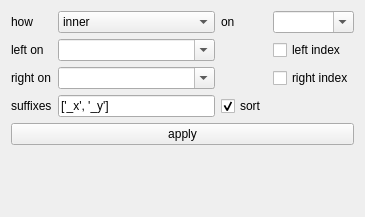
<?xml version="1.0" encoding="UTF-8"?>
<ui version="4.0">
 <class>Form</class>
 <widget class="QWidget" name="Form">
  <property name="geometry">
   <rect>
    <x>0</x>
    <y>0</y>
    <width>365</width>
    <height>217</height>
   </rect>
  </property>
  <property name="sizePolicy">
   <sizepolicy hsizetype="Preferred" vsizetype="Minimum">
    <horstretch>0</horstretch>
    <verstretch>0</verstretch>
   </sizepolicy>
  </property>
  <property name="windowTitle">
   <string>Form</string>
  </property>
  <layout class="QVBoxLayout" name="verticalLayout">
   <item>
    <layout class="QGridLayout" name="layout_2">
     <item row="0" column="0">
      <widget class="QLabel" name="label">
       <property name="text">
        <string>how</string>
       </property>
      </widget>
     </item>
     <item row="0" column="1">
      <widget class="QComboBox" name="how">
       <item>
        <property name="text">
         <string>inner</string>
        </property>
       </item>
       <item>
        <property name="text">
         <string>outer</string>
        </property>
       </item>
      </widget>
     </item>
     <item row="0" column="3">
      <widget class="QComboBox" name="on">
       <property name="editable">
        <bool>true</bool>
       </property>
      </widget>
     </item>
     <item row="0" column="2">
      <widget class="QLabel" name="label_2">
       <property name="text">
        <string>on</string>
       </property>
      </widget>
     </item>
     <item row="2" column="1">
      <widget class="QComboBox" name="right_on">
       <property name="editable">
        <bool>true</bool>
       </property>
      </widget>
     </item>
     <item row="1" column="0">
      <widget class="QLabel" name="label_3">
       <property name="text">
        <string>left on</string>
       </property>
      </widget>
     </item>
     <item row="1" column="1">
      <widget class="QComboBox" name="left_on">
       <property name="editable">
        <bool>true</bool>
       </property>
      </widget>
     </item>
     <item row="3" column="0">
      <widget class="QLabel" name="label_7">
       <property name="text">
        <string>suffixes</string>
       </property>
      </widget>
     </item>
     <item row="3" column="2">
      <widget class="QCheckBox" name="sort">
       <property name="text">
        <string>sort</string>
       </property>
       <property name="checked">
        <bool>true</bool>
       </property>
      </widget>
     </item>
     <item row="3" column="1">
      <layout class="QHBoxLayout" name="horizontalLayout">
       <item>
        <widget class="QLineEdit" name="suffixes">
         <property name="text">
          <string>['_x', '_y']</string>
         </property>
        </widget>
       </item>
      </layout>
     </item>
     <item row="2" column="0">
      <widget class="QLabel" name="label_4">
       <property name="text">
        <string>right on</string>
       </property>
      </widget>
     </item>
     <item row="1" column="3">
      <widget class="QCheckBox" name="left_index">
       <property name="text">
        <string>left index</string>
       </property>
      </widget>
     </item>
     <item row="2" column="3">
      <widget class="QCheckBox" name="right_index">
       <property name="text">
        <string>right index</string>
       </property>
      </widget>
     </item>
    </layout>
   </item>
   <item>
    <widget class="QPushButton" name="apply">
     <property name="text">
      <string>apply</string>
     </property>
    </widget>
   </item>
   <item>
    <spacer name="verticalSpacer">
     <property name="orientation">
      <enum>Qt::Vertical</enum>
     </property>
     <property name="sizeHint" stdset="0">
      <size>
       <width>20</width>
       <height>0</height>
      </size>
     </property>
    </spacer>
   </item>
  </layout>
 </widget>
 <resources/>
 <connections/>
</ui>
